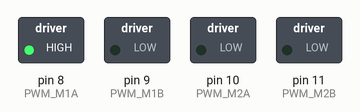
The sketch below on a simulated Arduino Uno, built with avr-gcc and run on an emulated ATmega328P. Parts: switched loads named in the sketch (green lamp = pin HIGH). Dashed ring = blinking. What the sketch prints to the serial monitor is not drawn.

Above: at 0.05 s.
Timing chart, 0 to 3.0 s (numbered marks = the images above):
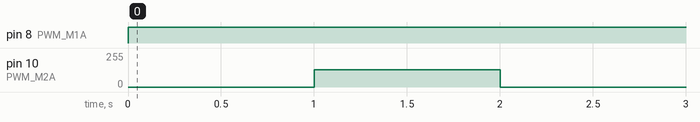

The sketch:

DC_Motor.ino
```cpp
/*
DESCRIPTION:
This code uses: Robo Pico and Raspberry Pi Pico / Pico W
to control the DC Motor on the Robo Pico DC Motor Terminals.
*/

// Define motor control pins
#define PWM_M1A 8  // Left Motor 1 Forward
#define PWM_M1B 9  // Left Motor 1 Backward
#define PWM_M2A 10 // Right Motor 2 Forward
#define PWM_M2B 11 // Right Motor 2 Backward

// Function to set motor throttle (speed and direction)
// Throttle range: -255 to +255
void setMotor(int pinA, int pinB, int throttle) {
  if (throttle > 0) {
    analogWrite(pinA, throttle); // Forward
    analogWrite(pinB, 0);
  } else if (throttle < 0) {
    analogWrite(pinA, 0);
    analogWrite(pinB, -throttle); // Backward
  } else {
    analogWrite(pinA, 0); // Stop
    analogWrite(pinB, 0);
  }
}

// Function of 2 wheeled differential drive
void move_forward(int speed) {
  Serial.println("\nForwards");
  setMotor(PWM_M1A, PWM_M1B, speed); // Motor 1 forward * 255 = full speed
  setMotor(PWM_M2A, PWM_M2B, speed); // Motor 2 forward * 128 = half speed
}
void reverse(int speed) {
  Serial.println("\nBackwards");
  setMotor(PWM_M1A, PWM_M1B, -speed); // Motor 1 backward
  setMotor(PWM_M2A, PWM_M2B, -speed); // Motor 2 backward
}
void turn_right(int speed) {
  setMotor(PWM_M1A, PWM_M1B, speed); // Motor 1 forward
  setMotor(PWM_M2A, PWM_M2B, 0); // Motor 2 stop
}
void turn_left(int speed) {
  setMotor(PWM_M1A, PWM_M1B, 0); // Motor 1 stop
  setMotor(PWM_M2A, PWM_M2B, speed); // Motor 2 forward
}
void stop() {
  setMotor(PWM_M1A, PWM_M1B, 0); // Motor 1 stop
  setMotor(PWM_M2A, PWM_M2B, 0); // Motor 2 stop
}

void setup() {
  // Set motor control pins as output
  pinMode(PWM_M1A, OUTPUT);
  pinMode(PWM_M1B, OUTPUT);
  pinMode(PWM_M2A, OUTPUT);
  pinMode(PWM_M2B, OUTPUT);

  // Initialize serial communication for debugging
  Serial.begin(115200);
}

void loop() {
  turn_right(128);
  delay(1000);
  move_forward(128);
  delay(1000);
}
```

Measured:
- by itself, pin 8 (PWM_M1A): LOW → HIGH at 0.00 s
- by itself, pin 10 (PWM_M2A): alternates 128/255 for 1.0 s and 0/255 for 1.0 s
